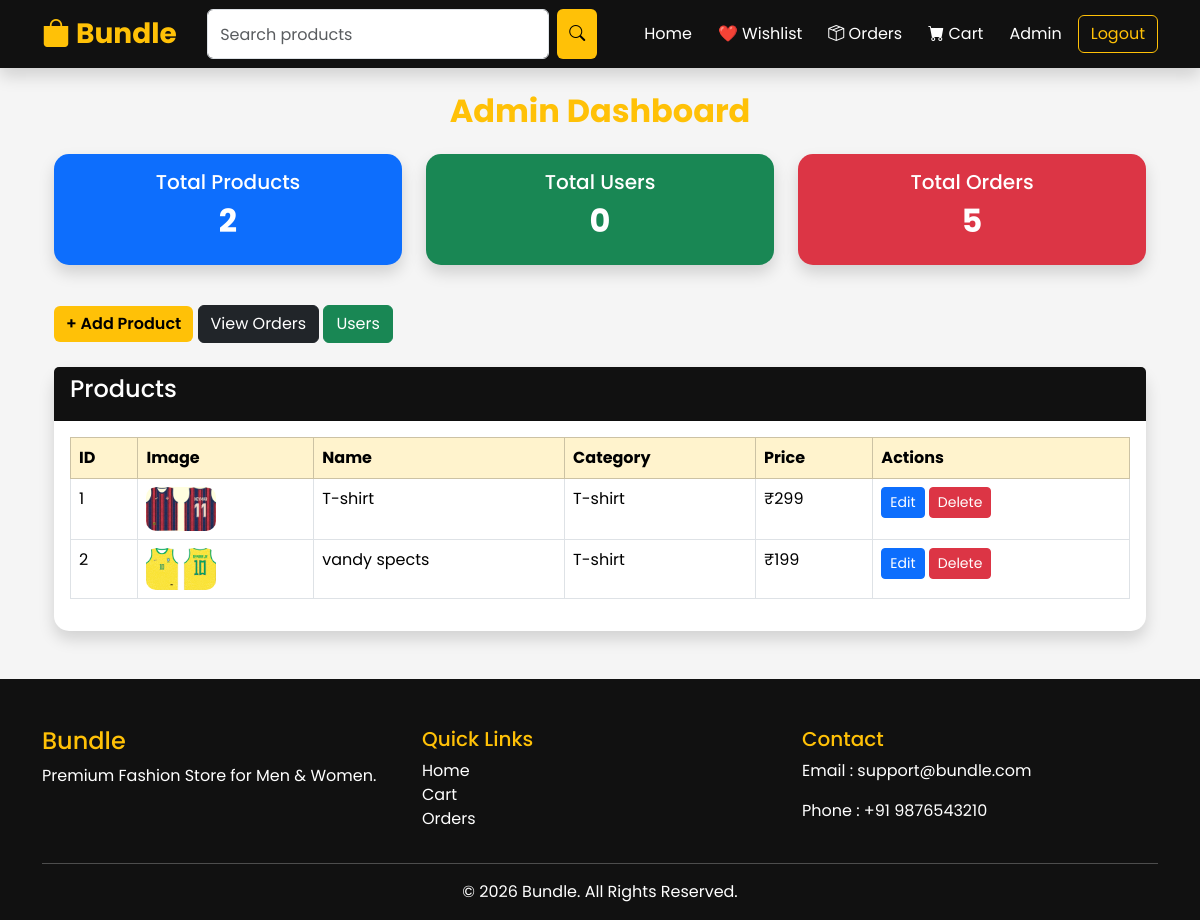
The app's page /admin (signed in), older data.
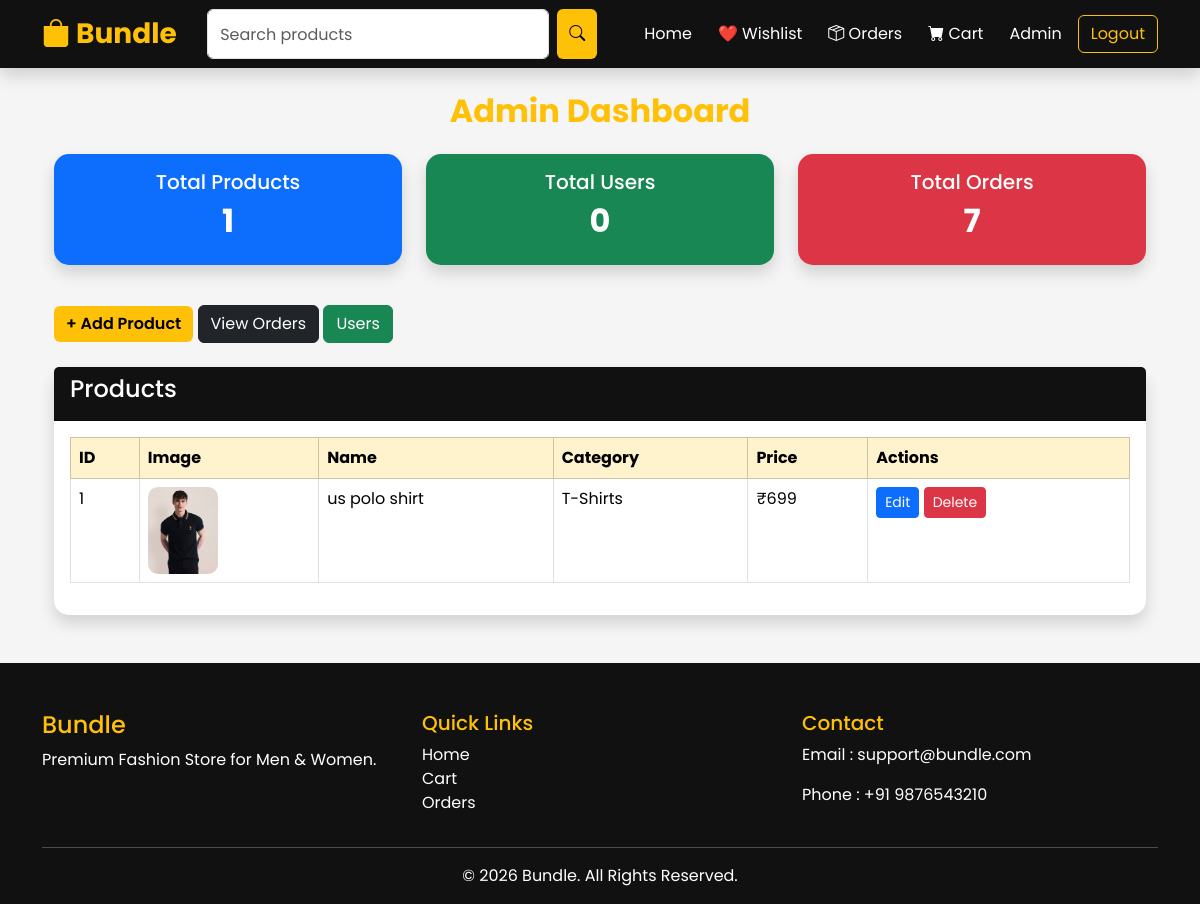
The same page, newer data.
### app.py (models this page shows)
class Product(db.Model):
    id = db.Column(
        db.Integer,
        primary_key=True
    )
    name = db.Column(
        db.String(150),
        nullable=False
    )
    category = db.Column(
        db.String(100),
        nullable=False
    )
    price = db.Column(
        db.Integer,
        nullable=False
    )
    description = db.Column(
        db.Text,
        nullable=False
    )
    image = db.Column(
        db.String(200),
        nullable=False
    )

### app.py (the view)
@app.route("/admin")
@login_required
def admin():
    if not current_user.is_admin:
        return redirect(url_for("home"))
    products = Product.query.all()
    total_products = Product.query.count()
    total_users = User.query.count()
    total_orders = Order.query.count()
    recent_orders = Order.query.order_by(
        Order.created_at.desc()
    ).limit(10).all()
    return render_template(
        "admin.html",
        products=products,
        orders=recent_orders,
        total_products=total_products,
        total_users=total_users,
        total_orders=total_orders
    )

### app.py (called while the page is built)
@login_manager.user_loader
def load_user(user_id):
    return User.query.get(int(user_id))

### templates/admin.html (shortened to what this page needs)
{% extends "base.html" %}
{% block content %}
<div class="container-fluid mt-4">
    <h2 class="text-center text-warning mb-4">
        Admin Dashboard
    </h2>
    <div class="row mb-4">
        <div class="col-md-4 mb-3">
            <div class="card bg-primary text-white shadow">
                <div class="card-body text-center">
                    <h5>Total Products</h5>
                    <h2>{{ products|length }}</h2>
                </div>
            </div>
        </div>
        <div class="col-md-4 mb-3">
            <div class="card bg-success text-white shadow">
                <div class="card-body text-center">
                    <h5>Total Users</h5>
                    <h2>{{ users|length }}</h2>
                </div>
            </div>
        </div>
        <div class="col-md-4 mb-3">
            <div class="card bg-danger text-white shadow">
                <div class="card-body text-center">
                    <h5>Total Orders</h5>
                    <h2>{{ orders|length }}</h2>
                </div>
            </div>
        </div>
    </div>
    <div class="mb-4">
        <a href="{{ url_for('add_product') }}"
           class="btn btn-warning">
            + Add Product
        </a>
        <a href="{{ url_for('orders') }}"
           class="btn btn-dark">
            View Orders
        </a>
        <a href="{{ url_for('users') }}"
           class="btn btn-success">
            Users
        </a>
    </div>
    <div class="card shadow">
        <div class="card-header bg-dark text-white">
            <h4>Products</h4>
        </div>
        <div class="card-body">
            <div class="table-responsive">
                <table class="table table-bordered table-hover">
                    <thead class="table-warning">
                        <tr>
                            <th>ID</th>
                            <th>Image</th>
                            <th>Name</th>
                            <th>Category</th>
                            <th>Price</th>
                            <th>Actions</th>
                        </tr>
                    </thead>
                    <tbody>
                        {% for product in products %}
                        <tr>
                            <td>{{ product.id }}</td>
                            <td>
                                <img src="{{ url_for('static', filename='images/' + product.image) }}"
                                     width="70">
                            </td>
                            <td>{{ product.name }}</td>
                            <td>{{ product.category }}</td>
                            <td>₹{{ product.price }}</td>
                            <td>
                                <a href="{{ url_for('edit_product', id=product.id) }}"
                                   class="btn btn-sm btn-primary">
                                    Edit
                                </a>
                                <a href="{{ url_for('delete_product', id=product.id) }}"
                                   class="btn btn-sm btn-danger"
                                   onclick="return confirm('Delete this product?')">
                                    Delete
                                </a>
                            </td>
                        </tr>
                        {% endfor %}
                    </tbody>
                </table>
            </div>
        </div>
    </div>
</div>
{% endblock %}

### templates/base.html (shortened to what this page needs)
<!DOCTYPE html>
<html lang="en">
<head>
    <link href="https://cdn.jsdelivr.net/npm/bootstrap@5.3.3/dist/css/bootstrap.min.css"
          rel="stylesheet">
    <link rel="stylesheet"
          href="https://cdn.jsdelivr.net/npm/bootstrap-icons@1.11.3/font/bootstrap-icons.min.css">
    <link rel="stylesheet"
          href="{{ url_for('static', filename='css/style.css') }}">
</head>
<body>
<nav class="navbar navbar-expand-lg navbar-dark bg-dark shadow">
    <div class="container">
        <a class="navbar-brand fw-bold text-warning fs-3"
           href="{{ url_for('home') }}">
            <i class="bi bi-bag-fill"></i> Bundle
        </a>
        <div class="collapse navbar-collapse"
             id="navbarNav">
            <form class="d-flex mx-auto"
                  action="{{ url_for('search') }}"
                  method="GET">
                <input class="form-control me-2"
                       type="search"
                       name="query"
                       placeholder="Search products">
                <button class="btn btn-warning">
                    <i class="bi bi-search"></i>
                </button>
            </form>
            <ul class="navbar-nav ms-auto align-items-center">
                <li class="nav-item">
                    <a class="nav-link"
                       href="{{ url_for('home') }}">
                        Home
                    </a>
                </li>
                {% if current_user.is_authenticated %}
                <li class="nav-item">
                    <a class="nav-link"
                       href="{{ url_for('wishlist') }}">
                        ❤️ Wishlist
                    </a>
                </li>
                <li class="nav-item">
                    <a class="nav-link"
                       href="{{ url_for('my_orders') }}">
                        <i class="bi bi-box-seam"></i>
                        Orders
                    </a>
                </li>
                <li class="nav-item">
                    <a class="nav-link position-relative"
                       href="{{ url_for('cart') }}">
                        <i class="bi bi-cart-fill"></i>
                        Cart
                    </a>
                </li>
                {% if current_user.is_admin %}
                <li class="nav-item">
                    <a class="nav-link text-warning"
                       href="{{ url_for('admin') }}">
                        Admin
                    </a>
                </li>
                {% endif %}
                <li class="nav-item">
                    <a class="btn btn-outline-warning ms-2"
                       href="{{ url_for('logout') }}">
                        Logout
                    </a>
                </li>
                {% endif %}
            </ul>
        </div>
    </div>
</nav>
<div class="container mt-4">
    {% block content %}
    {% endblock %}
</div>
<footer class="bg-dark text-white mt-5 pt-5 pb-3">
    <div class="container">
        <div class="row">
            <div class="col-md-4">
                <h4 class="text-warning">
                    Bundle
                </h4>
                <p>
                    Premium Fashion Store for Men & Women.
                </p>
            </div>
            <div class="col-md-4">
                <h5>
                    Quick Links
                </h5>
                <ul class="list-unstyled">
                    <li>
                        <a href="{{ url_for('home') }}"
                           class="text-white text-decoration-none">
                            Home
                        </a>
                    </li>
                    <li>
                        <a href="{{ url_for('cart') }}"
                           class="text-white text-decoration-none">
                            Cart
                        </a>
                    </li>
                    <li>
                        <a href="{{ url_for('my_orders') }}"
                           class="text-white text-decoration-none">
                            Orders
                        </a>
                    </li>
                </ul>
            </div>
            <div class="col-md-4">
                <h5>
                    Contact
                </h5>
                <p>Email : support@bundle.com</p>
                <p>Phone : +91 9876543210</p>
            </div>
        </div>
        <hr>
        <div class="text-center">
            © 2026 Bundle. All Rights Reserved.
        </div>
    </div>
</footer>
</body>
</html>

### static/css/style.css (style rules this page uses)
* { margin:0; padding:0; box-sizing:border-box; font-family:'Poppins',sans-serif; }
body { background:#f5f5f5; color:#222; }
.navbar { background:#111 !important; }
.navbar-brand { font-size:30px; font-weight:bold; }
.nav-link { color:white !important; margin-left:10px; }
.btn-warning { background:#ffc107; border:none; font-weight:600; }
h2 { font-weight:700; }
.card { border:none; transition:.4s; border-radius:15px; }
.card img { border-radius:15px 15px 0 0; }
.bg-dark { background:#111 !important; }
.bg-dark input { height:50px; }
footer { background:#111; }
footer h4, footer h5 { color:#ffc107; }
footer a { color:white; }
form input { border-radius:30px; }
form button { border-radius:30px; }
.table img { border-radius:10px; }
.table { background:white; }
table { background:white; }

Row changes from the older to the newer data that the page shows:
removed Product: id "2", image (picture), name "vandy spects", category "T-shirt", price "199"
changed Product id 1: image: a different picture; name "T-shirt" → "us polo shirt"; category "T-shirt" → "T-Shirts"; price "299" → "699"
Text that changed along with them:
{{ products|length }}: "2" → "1"
{{ orders|length }}: "5" → "7"
